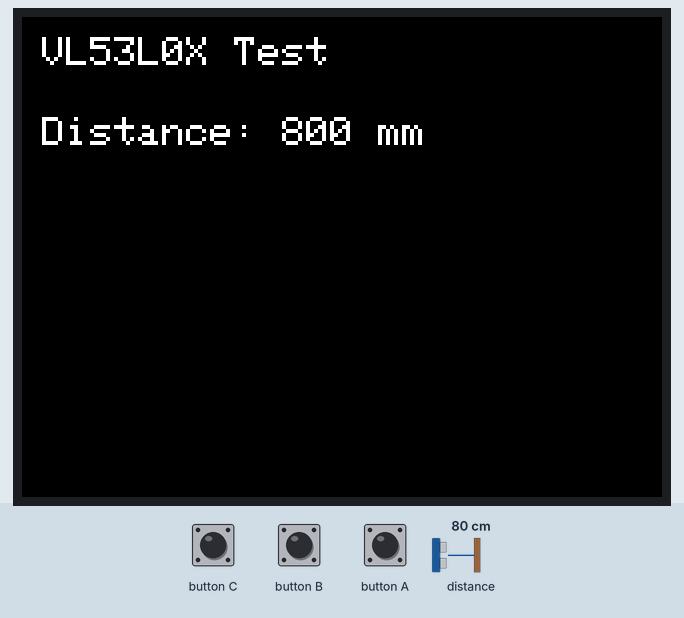
Bench run of a program on a simulated ESP32. Parts: 320×240 colour display. The inputs (shaded band) are chosen by the test bench; at power-on: distance to the obstacle 80 cm.

Above: at 1.3 s.
1.4 s: distance to the obstacle set to 250 cm
At 2.8 s:
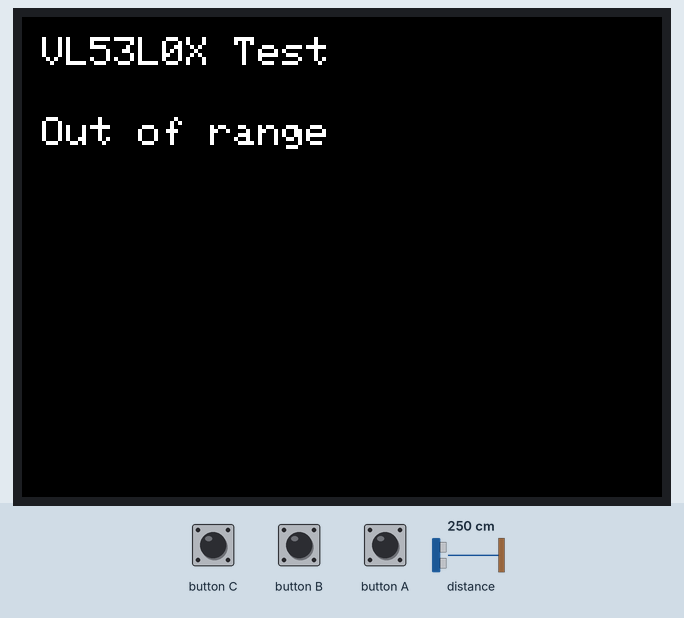
4.4 s: distance to the obstacle set to 2 cm
At 5.6 s:
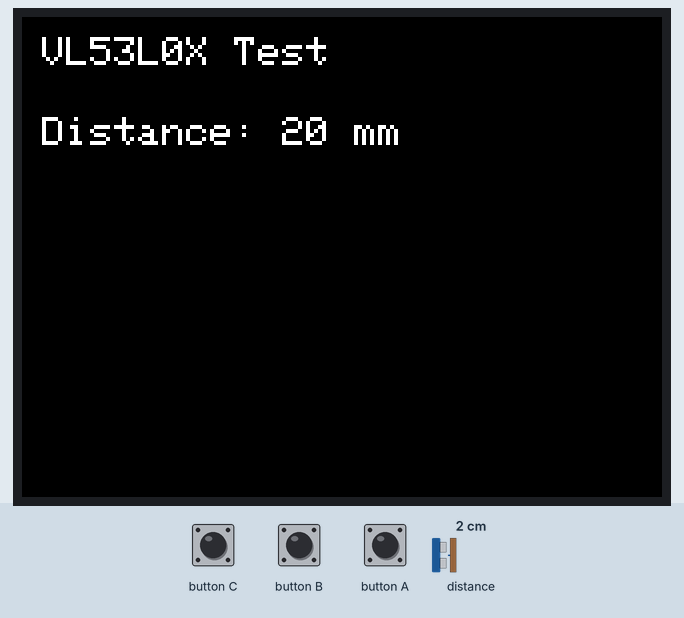
5.9 s: button A pressed for 0.15 s
At 6.3 s:
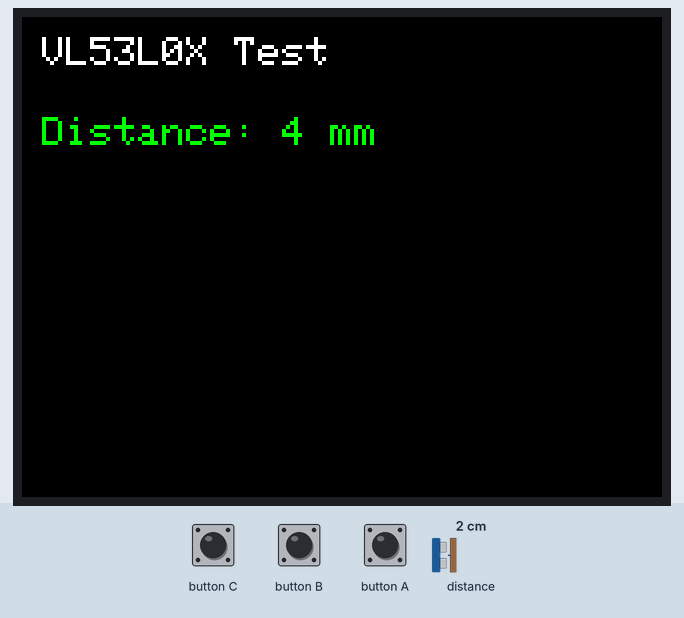
7.5 s: distance to the obstacle set to 4 cm
At 8.7 s:
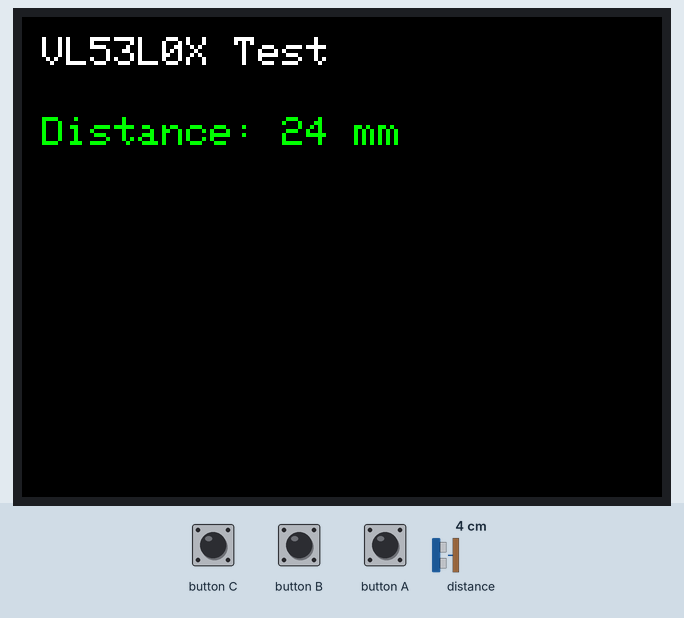
9.1 s: button B pressed for 0.15 s
At 10.1 s:
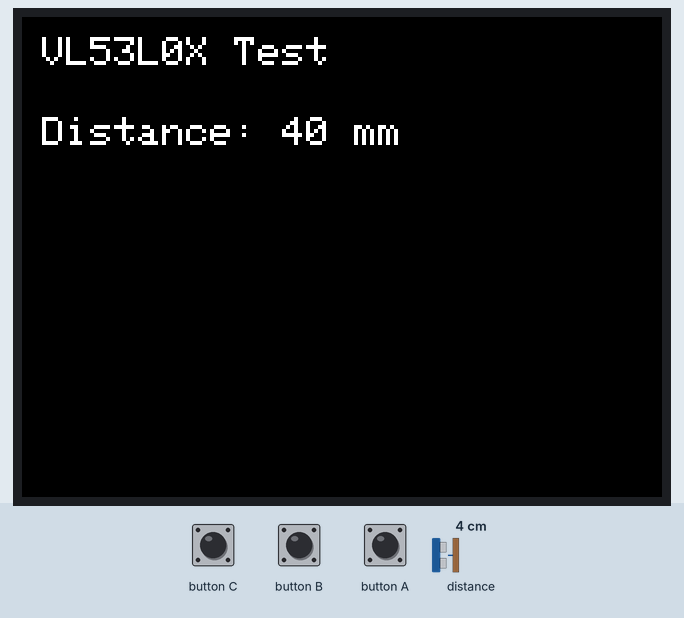
Timing chart, 0 to 11.7 s (numbered marks = the images above; inputs shaded):
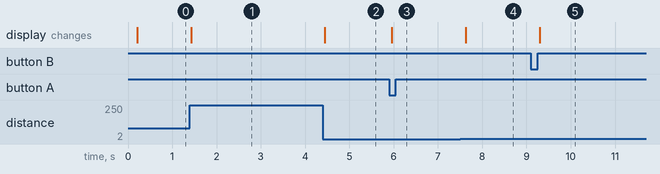

The program:

main.cpp
```cpp
/*VCC：3V、SDA：21番ピン、SCL：22番ピン
　裏向けてコネクタ上部の面を机に押し付けた時のセンサ高さを4mmとして校正する
　Aボタン：校正値適用（緑文字）、Bボタン：校正値除外（白文字）*/


#include <Arduino.h>
#include <M5Stack.h>
#include <Wire.h>
#include "Adafruit_VL53L0X.h"

Adafruit_VL53L0X lox = Adafruit_VL53L0X(); // センサーインスタンス
int calibrationOffset = 0;  // 校正用のオフセット値
bool isCalibrated = false;  // 校正が適用されているか

void setup() {
    M5.begin();
    Wire.begin(21, 22);

    M5.Lcd.setTextSize(2);
    M5.Lcd.setCursor(10, 10);
    M5.Lcd.println("VL53L0X Test");

    if (!lox.begin()) {
        M5.Lcd.setCursor(10, 50);
        M5.Lcd.println("Failed to boot VL53L0X");
        while (1);
    }
}

void loop() {
    M5.update(); // ボタン状態の更新

    VL53L0X_RangingMeasurementData_t measure;
    lox.rangingTest(&measure, false);

    // 測距結果の取得
    int measuredDistance = (measure.RangeStatus != 4) ? measure.RangeMilliMeter : -1;

    // Aボタンで校正値を設定（4mmになるようにオフセットを調整）
    if (M5.BtnA.wasPressed()) {
        if (measuredDistance > 4) {
            calibrationOffset = measuredDistance - 4;
        } else {
            calibrationOffset = 0;
        }
        isCalibrated = true;
    }

    // Bボタンで校正値をリセット
    if (M5.BtnB.wasPressed()) {
        calibrationOffset = 0;
        isCalibrated = false;
    }

    // 校正値を適用した距離
    int displayedDistance = (measuredDistance == -1) ? -1 : measuredDistance - calibrationOffset;

    // 画面の更新
    M5.Lcd.fillRect(0, 50, 320, 40, BLACK); // 前回の値を消去
    M5.Lcd.setCursor(10, 50);

    if (displayedDistance >= 0) {
        if (isCalibrated) {
            M5.Lcd.setTextColor(GREEN, BLACK); // 校正値適用時は緑
        } else {
            M5.Lcd.setTextColor(WHITE, BLACK); // デフォルトは白
        }
        M5.Lcd.printf("Distance: %d mm\n", displayedDistance);
    } else {
        M5.Lcd.setTextColor(WHITE, BLACK);
        M5.Lcd.println("Out of range");
    }

    delay(100);
}
```

Measured:
- after the input at 1.4 s, the display: changes at once (image 1)
- after the input at 4.4 s, the display: changes at once (image 2)
- after the input at 5.9 s, the display: changes after 0.06 s (image 3)
- after the input at 7.5 s, the display: changes after 0.12 s (image 4)
- after the input at 9.1 s, the display: changes after 0.19 s (image 5)
